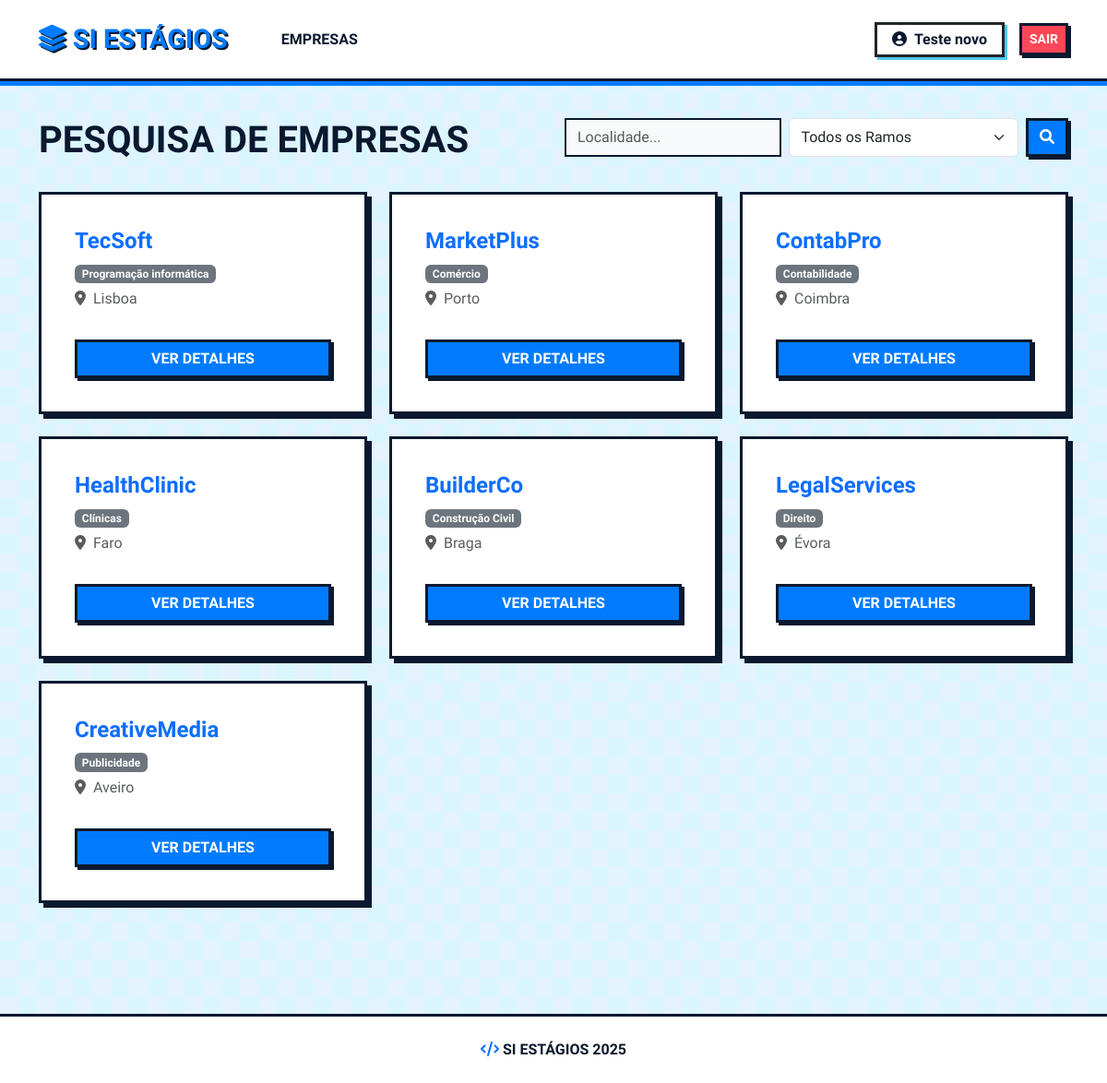
/DataBasesProject2/siestagios_web_based/aluno/dashboard.php (signed in), run on the app's committed database.
### tables this page shows
CREATE TABLE `empresa` (
  `responsavel_id` int(11) DEFAULT NULL,
  `empresa_id` int(11) NOT NULL,
  `num_contribuinte` char(9) DEFAULT NULL,
  `firma` varchar(150) DEFAULT NULL,
  `morada_sede` varchar(150) DEFAULT NULL,
  `localidade` varchar(150) DEFAULT NULL,
  `codigo_postal` char(8) DEFAULT NULL,
  `telefone` varchar(150) DEFAULT NULL,
  `email` varchar(150) DEFAULT NULL,
  `website` varchar(150) DEFAULT NULL,
  `tipo_organizacao` varchar(150) DEFAULT NULL,
  `observacoes` varchar(150) DEFAULT NULL
);

### DataBasesProject2/siestagios_web_based/aluno/dashboard.php (the view, shortened to what this page needs)
<?php
include '../db.php'; include '../includes/header.php';
?>
<div class="row mb-4">
    <div class="col-md-6"><h1 class="display-6 fw-bold text-uppercase">Pesquisa de Empresas</h1></div>
    <div class="col-md-6">
        <form method="GET" class="d-flex gap-2">
            <input type="text" name="local" class="form-control" placeholder="Localidade..." value="<?php echo isset($_GET['local']) ? $_GET['local'] : ''; ?>">
            <select name="ramo" class="form-select">
                <option value="">Todos os Ramos</option>
            </select>
            <button type="submit" class="btn btn-primary"><i class="fas fa-search"></i></button>
        </form>
    </div>
</div>
<div class="row">
    <?php
    $sql = "SELECT DISTINCT e.*, r.descricao as nome_ramo
            FROM empresa e
            JOIN trabalha t ON e.empresa_id = t.empresa_id
            JOIN ramo_atividade r ON t.ramo_atividade_id = r.ramo_atividade_id
            WHERE 1=1";
    $result = mysqli_query($conn, $sql);
    if(mysqli_num_rows($result) > 0) {
        while($row = mysqli_fetch_assoc($result)) {
            echo '<div class="col-md-4 mb-4">
                    <div class="card h-100">
                        <div class="card-body">
                            <h4 class="card-title fw-bold text-primary">'.$row['firma'].'</h4>
                            <p class="mb-1"><span class="badge bg-secondary">'.$row['nome_ramo'].'</span></p>
                            <p class="card-text text-muted"><i class="fas fa-map-marker-alt me-2"></i>'.$row['localidade'].'</p>
                            <a href="detalhes_empresa.php?id='.$row['empresa_id'].'" class="btn btn-primary w-100 mt-3">Ver Detalhes</a>
                        </div>
                    </div>
                  </div>';
        }
    } else {
        echo "<div class='alert alert-warning'>nenhuma empresa encontrada.</div>";
    }
    ?>
</div>
<?php include '../includes/footer.php'; ?>

### DataBasesProject2/siestagios_web_based/includes/header.php (shortened to what this page needs)
<!DOCTYPE html>
<html lang="pt-PT">
<head>
    <link href="https://cdn.jsdelivr.net/npm/bootstrap@5.3.0/dist/css/bootstrap.min.css" rel="stylesheet">
    <link rel="stylesheet" href="https://cdnjs.cloudflare.com/ajax/libs/font-awesome/6.0.0/css/all.min.css">
</head>
<body>
<?php if(isset($_SESSION['user_id'])): ?>
<nav class="navbar navbar-expand-lg">
  <div class="container">
    <a class="navbar-brand" href="#"><i class="fas fa-layer-group me-2"></i>SI Estágios</a>
    <div class="collapse navbar-collapse" id="navbarNav">
      <ul class="navbar-nav me-auto ms-4">
        <?php if($_SESSION['tipo'] == 'administrativo'): ?>
            <li class="nav-item"><a class="nav-link" href="../admin/dashboard.php">Gestão Admin</a></li>
        <?php elseif($_SESSION['tipo'] == 'aluno'): ?>
            <li class="nav-item"><a class="nav-link" href="../aluno/dashboard.php">Empresas</a></li>
        <?php elseif($_SESSION['tipo'] == 'formador'): ?>
            <li class="nav-item"><a class="nav-link" href="../formador/dashboard.php">Minhas Turmas</a></li>
        <?php endif; ?>
      </ul>
      <div class="d-flex align-items-center">
        <div class="bg-white px-3 py-1 border border-3 border-dark fw-bold me-3" style="box-shadow: 3px 3px 0 var(--blue-light);">
            <i class="fas fa-user-circle me-2"></i><?php echo $_SESSION['nome']; ?>
        </div>
        <a href="../logout.php" class="btn btn-danger btn-sm">SAIR</a>
      </div>
    </div>
  </div>
</nav>
<?php endif; ?>
<div class="container pb-5">

### DataBasesProject2/siestagios_web_based/includes/footer.php (shortened to what this page needs)
</div> <footer class="text-center py-4 mt-5" style="border-top: 3px solid var(--blue-dark); background: white;">
    <p class="mb-0 fw-bold text-uppercase"><i class="fas fa-code text-primary"></i> SI Estágios 2025</p>
</footer>
</body>
</html>

### DataBasesProject2/siestagios_web_based/includes/header.php (style rules this page uses)
:root { --blue-dark: #0a192f; --blue-main: #007bff; --blue-light: #4cc9f0; --blue-pale: #e3f2fd; --white: #ffffff; --border-width: 3px; --shadow-dist: 5px; }
body { background-color: var(--blue-pale); background-image: linear-gradient(45deg, var(--blue-light) 25%, transparent 25%, transparent 75%, var(--blue-light) 75%, var(--blue-light)), linear-gradient(45deg, var(--blue-light) 25%, transparent 25%, transparent 75%, var(--blue-light) 75%, var(--blue-light)); background-size: 40px 40px; background-position: 0 0, 20px 20px; background-blend-mode: soft-light; font-family: 'Kanit', sans-serif; color: var(--blue-dark); min-height: 100vh; }
.navbar { background-color: var(--white) !important; border-bottom: var(--border-width) solid var(--blue-dark); box-shadow: 0 var(--shadow-dist) 0 var(--blue-main); padding: 1rem 0; margin-bottom: 40px; }
.navbar-brand { font-weight: 800; font-size: 1.8rem; color: var(--blue-main) !important; text-transform: uppercase; text-shadow: 2px 2px 0 var(--blue-dark); }
.nav-link { color: var(--blue-dark) !important; font-weight: 600; text-transform: uppercase; margin: 0 10px; transition: 0.2s; }
.card, .form-container { border: var(--border-width) solid var(--blue-dark); border-radius: 0; box-shadow: var(--shadow-dist) var(--shadow-dist) 0 var(--blue-dark); background: var(--white); padding: 20px; }
.btn { border: var(--border-width) solid var(--blue-dark); border-radius: 0; font-weight: 800; text-transform: uppercase; box-shadow: 3px 3px 0 var(--blue-dark); transition: all 0.1s; }
.btn-primary { background-color: var(--blue-main); color: var(--white); }
.btn-danger { background-color: #ff4757; color: white; }
.form-control { border: 2px solid var(--blue-dark); border-radius: 0; background-color: #f8f9fa; }

### data on the page
empresa: firma "TecSoft", nome_ramo "Programação informática", localidade "Lisboa"
empresa: firma "MarketPlus", nome_ramo "Comércio", localidade "Porto"
empresa: firma "ContabPro", nome_ramo "Contabilidade", localidade "Coimbra"
empresa: firma "HealthClinic", nome_ramo "Clínicas", localidade "Faro"
empresa: firma "BuilderCo", nome_ramo "Construção Civil", localidade "Braga"
empresa: firma "LegalServices", nome_ramo "Direito", localidade "Évora"
empresa: firma "CreativeMedia", nome_ramo "Publicidade", localidade "Aveiro"

### other printed values
$_SESSION['nome'] "Teste novo"
